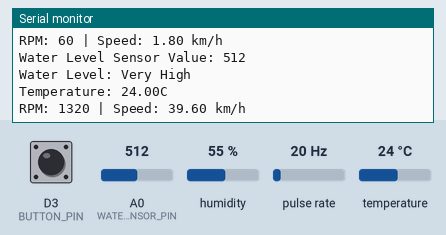
This sketch was run on a simulated ESP8266 (NodeMCU). On the bench: the last lines printed to the serial monitor. Wiring (inferred from the names in the program): pulse sensor: data D4. Inputs (shaded band) come from the test bench; at power-on: A0 (WATER_SENSOR_PIN) = 512, D3 (BUTTON_PIN) HIGH, pulse rate 20 Hz, temperature 24 °C, humidity 55 %.

Above: at 1.2 s.
1.3 s: A0 (WATER_SENSOR_PIN) set to 440
At 3.1 s:
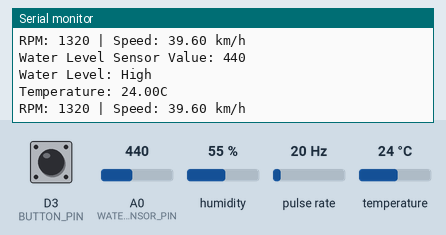
4.8 s: D3 (BUTTON_PIN) pulled LOW for 1 s
At 5.64 s:
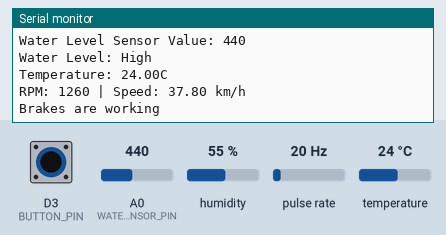
7.3 s: A0 (WATER_SENSOR_PIN) set to 306
At 8.8 s:
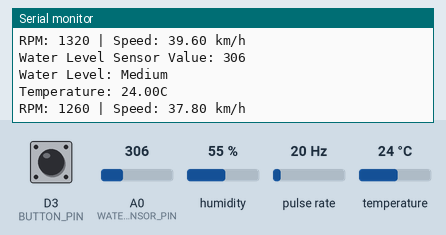
10.4 s: A0 (WATER_SENSOR_PIN) set to 140
At 12.0 s:
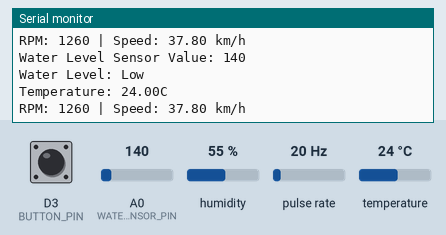
13.7 s: pulse rate (sensor on D4) set to 4 Hz
At 15.0 s:
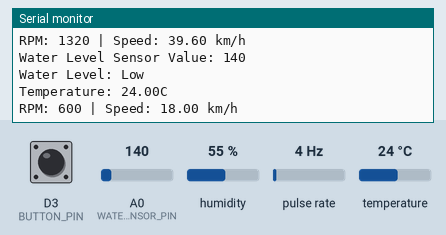
15.2 s: temperature set to 12 °C
At 16.4 s:
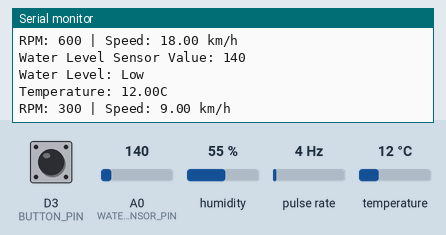
Timing chart, 0 to 17.7 s (numbered marks = the images above; inputs shaded):
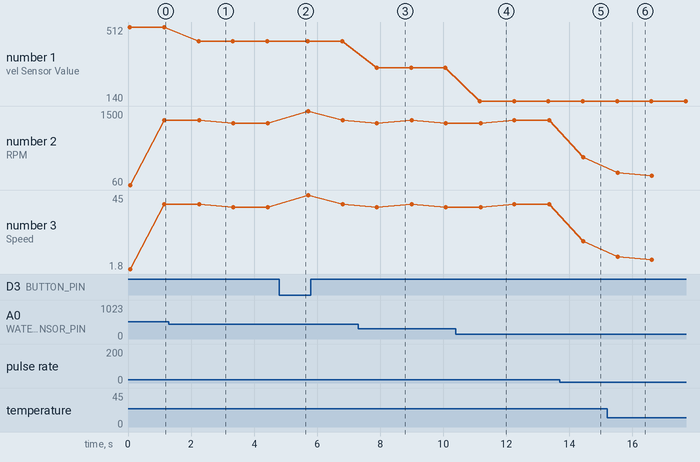

The sketch:

STM32NUCLEO.ino
```cpp
#include <Arduino.h>
#include <DHT.h>

// Pin Definitions
#define BUTTON_PIN D3          // Pin connected to the brake button
#define WATER_SENSOR_PIN A0    // Pin connected to the water level sensor
#define DHT_PIN D2             // Pin connected to the DHT sensor
#define SENSOR_PIN D4          // Pin connected to the RPM sensor

// DHT Sensor Type
#define DHT_TYPE DHT11         // Define the type of DHT sensor (DHT11)

// Create a DHT object
DHT dht(DHT_PIN, DHT_TYPE);

// Variable Declarations
int buttonState = 0;           // Variable to store the current state of the button
int lastButtonState = HIGH;    // Variable to store the last state of the button
int waterSensorValue = 0;      // Variable to store the value from the water sensor
volatile int counter = 0;      // Counter for RPM calculation (volatile because it's used in an interrupt)
int RPM;                       // Variable to store the calculated RPM
float speedKmph;               // Variable to store the calculated speed in km/h

const float wheelCircumference = 0.5; // Circumference of the wheel in meters

void setup() {
  // Initialize serial communication
  Serial.begin(9600);

  // Configure pins
  pinMode(BUTTON_PIN, INPUT_PULLUP);  // Set the brake button pin as input with internal pull-up
  pinMode(WATER_SENSOR_PIN, INPUT);   // Set the water sensor pin as input
  dht.begin();                        // Initialize the DHT sensor
  pinMode(SENSOR_PIN, INPUT);         // Set the RPM sensor pin as input

  // Attach interrupt to the RPM sensor pin
  attachInterrupt(digitalPinToInterrupt(SENSOR_PIN), count, RISING);

  // Print initialization message
  Serial.println("System Initialized");
}

void loop() {
  // Call functions to perform tasks
  checkBrakes();           // Check the state of the brake button
  readWaterLevel();        // Read the water level sensor
  readTemperature();       // Read the temperature from the DHT sensor
  calculateSpeedAndRPM();  // Calculate and display RPM and speed
  delay(1000);             // Wait for 1 second before repeating
}

// Function to check the state of the brake button
void checkBrakes() {
  buttonState = digitalRead(BUTTON_PIN);  // Read the current state of the button
  if (buttonState == LOW) {               // If the button is pressed
    Serial.println("Brakes are working");
    delay(200);                           // Debounce delay
  }
  lastButtonState = buttonState;          // Update the last button state
  delay(50);                              // Short delay to avoid bouncing
}

// Function to read the water level sensor
void readWaterLevel() {
  waterSensorValue = analogRead(WATER_SENSOR_PIN);  // Read the water sensor value
  Serial.print("Water Level Sensor Value: ");
  Serial.println(waterSensorValue);
  // Determine water level based on sensor value
  if (waterSensorValue < 100) {
    Serial.println("Water Level: Very Low");
  } else if (waterSensorValue < 150) {
    Serial.println("Water Level: Low");
  } else if (waterSensorValue < 350) {
    Serial.println("Water Level: Medium");
  } else if (waterSensorValue < 450) {
    Serial.println("Water Level: High");
  } else {
    Serial.println("Water Level: Very High");
  }
}

// Function to read the temperature from the DHT sensor
void readTemperature() {
  float temperature = dht.readTemperature();  // Read the temperature
  if (isnan(temperature)) {                   // Check if the reading is valid
    Serial.println("Failed to read from DHT sensor!");
    return;
  }
  Serial.print("Temperature: ");
  Serial.print(temperature);
  Serial.println("C");
}

// Function to calculate and display RPM and speed
void calculateSpeedAndRPM() {
  RPM = counter * 60;  // Calculate RPM based on the counter
  speedKmph = (RPM * wheelCircumference * 60) / 1000;  // Calculate speed in km/h
  Serial.print("RPM: ");
  Serial.print(RPM);
  Serial.print(" | Speed: ");
  Serial.print(speedKmph);
  Serial.println(" km/h");
  counter = 0;  // Reset the counter for the next calculation
}

// Interrupt service routine for the RPM sensor
void count() {
  counter++;  // Increment the counter
}
```

Measured:
- after the input at 1.3 s, the serial monitor: prints a new line after 0.94 s (image 1)
- after the input at 4.8 s, the serial monitor: prints a new line after 0.66 s (image 2)
- after the input at 7.3 s, the serial monitor: prints a new line after 0.59 s (image 3)
- after the input at 10.4 s, the serial monitor: prints a new line after 0.76 s (image 4)
- after the input at 13.7 s, the serial monitor: prints a new line after 0.73 s (image 5)
- after the input at 15.2 s, the serial monitor: prints a new line after 0.34 s (image 6)
- plotted number 1: 512 → 440 after the input at 1.3 s, 440 → 306 after the input at 7.3 s, 306 → 140 after the input at 10.4 s
- plotted number 2: 1320 → 600 after the input at 13.7 s
